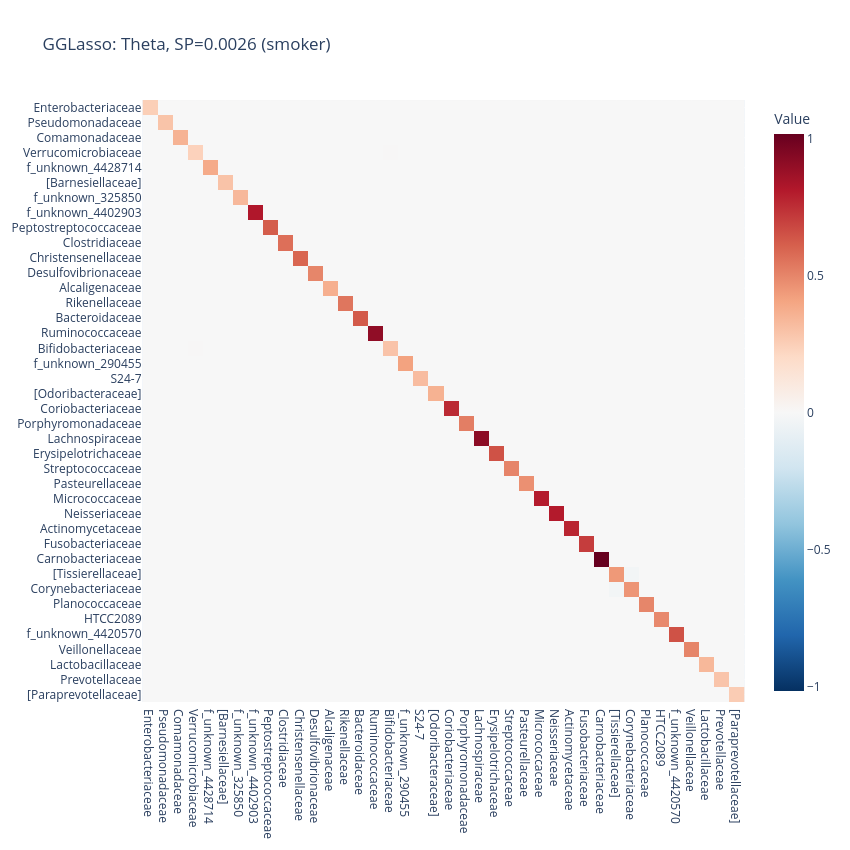
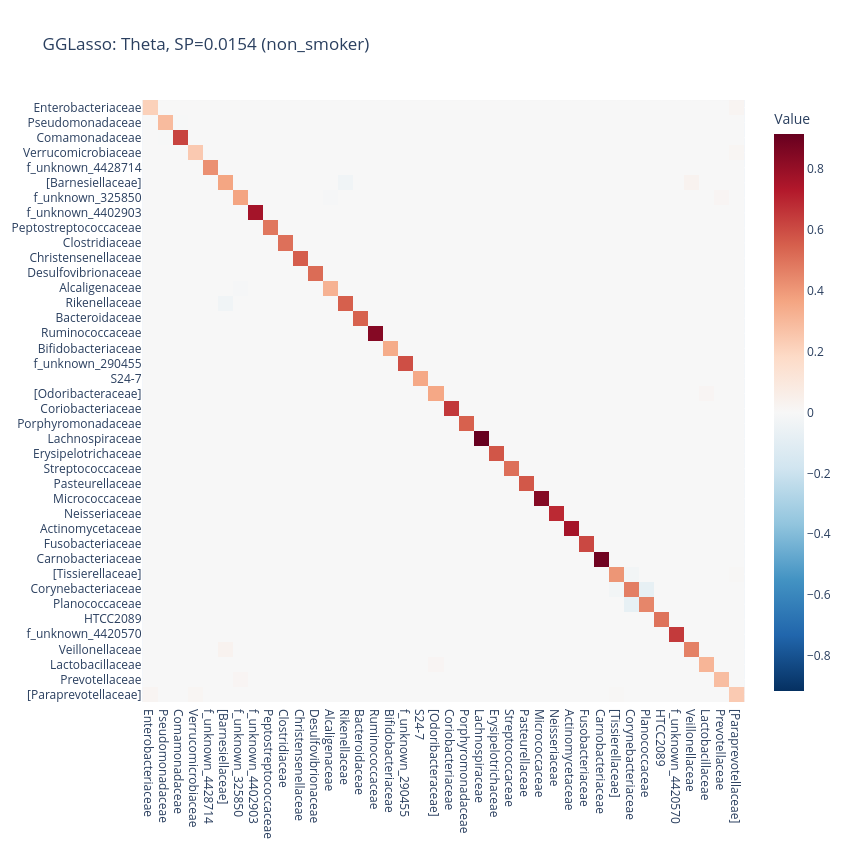

The notebook cell these images were saved under, in order:
### Markdown cell above
### Sparse part

### Code cell
selected_rank = 10

for case in ["smoker", "non_smoker"]:
    gg_Theta = pd.DataFrame(low_rank_dict[case][selected_rank]["refit"]["Theta"], index=family_names, columns=family_names)
    gg_Theta = gg_Theta.iloc[ordered_indices, ordered_indices]
    SP = np.round(sparsity(gg_Theta), 4)

    fig = px.imshow(gg_Theta,
                    color_continuous_scale='RdBu_r',
                    labels={'color': 'Value'},
                    title=f'GGLasso: Theta, SP={SP} ({case})',
                    color_continuous_midpoint=0)

    fig.update_layout(
        width=850,
        height=850,
        xaxis=dict(tickmode='array', tickvals=list(range(len(names_dict))), ticktext=[names_dict[idx] for idx in gg_Theta.index.map(int)]),
        yaxis=dict(tickmode='array', tickvals=list(range(len(names_dict))), ticktext=[names_dict[idx] for idx in gg_Theta.columns.map(int)])
    )

    fig.show()

    fig.write_image(f"plots/png/gg_sparse_part_{case}.png")
    fig.write_image(f"plots/pdf/gg_sparse_part_{case}.pdf")
    fig.write_image(f"plots/svg/gg_sparse_part_{case}.svg")
    fig.write_html(f"plots/html/gg_sparse_part_{case}.html")

### Figure 1 — Plotly figure (JSON) as saved in the notebook; plotly's stock layout.template omitted (floating-point values rounded to 4 significant figures; data arrays with more than 128 entries replaced by an {"elided": "..."} marker saying what was removed)
{"data": [{"coloraxis": "coloraxis", "hovertemplate": "x: %{x}<br>y: %{y}<br>Value: %{z}<extra></extra>", "name": "0", "type": "heatmap", "x": ["4448331", "1071450", "1117593", "4306262", "4428714", "175844", "325850", "4402903", "4409730", "4446320", "4402605", "359872", "841635", "4453609", "4468234", "4481131", "4347159", "290455", "177679", "4476877", "4481613", "4365130", "4457438", "4480861", "4425214", "4477696", "952003", "4396235", "12574", "4387092", "1696853", "505670", "1000986", "4446058", "710275", "4420570", "2829179", "128300", "4436552", "165118"], "xaxis": "x", "y": ["4448331", "1071450", "1117593", "4306262", "4428714", "175844", "325850", "4402903", "4409730", "4446320", "4402605", "359872", "841635", "4453609", "4468234", "4481131", "4347159", "290455", "177679", "4476877", "4481613", "4365130", "4457438", "4480861", "4425214", "4477696", "952003", "4396235", "12574", "4387092", "1696853", "505670", "1000986", "4446058", "710275", "4420570", "2829179", "128300", "4436552", "165118"], "yaxis": "y", "z": {"elided": "40x40 float values"}}], "layout": {"coloraxis": {"cmid": 0, "colorbar": {"title": {"text": "Value"}}, "colorscale": [[0, "rgb(5,48,97)"], [0.1, "rgb(33,102,172)"], [0.2, "rgb(67,147,195)"], [0.3, "rgb(146,197,222)"], [0.4, "rgb(209,229,240)"], [0.5, "rgb(247,247,247)"], [0.6, "rgb(253,219,199)"], [0.7, "rgb(244,165,130)"], [0.8, "rgb(214,96,77)"], [0.9, "rgb(178,24,43)"], [1, "rgb(103,0,31)"]]}, "height": 850, "title": {"text": "GGLasso: Theta, SP=0.0026 (smoker)"}, "width": 850, "xaxis": {"anchor": "y", "constrain": "domain", "domain": [0, 1], "scaleanchor": "y", "tickmode": "array", "ticktext": ["Enterobacteriaceae", "Pseudomonadaceae", "Comamonadaceae", "Verrucomicrobiaceae", "f_unknown_4428714", "[Barnesiellaceae]", "f_unknown_325850", "f_unknown_4402903", "Peptostreptococcaceae", "Clostridiaceae", "Christensenellaceae", "Desulfovibrionaceae", "Alcaligenaceae", "Rikenellaceae", "Bacteroidaceae", "Ruminococcaceae", "Bifidobacteriaceae", "f_unknown_290455", "S24-7", "[Odoribacteraceae]", "Coriobacteriaceae", "Porphyromonadaceae", "Lachnospiraceae", "Erysipelotrichaceae", "Streptococcaceae", "Pasteurellaceae", "Micrococcaceae", "Neisseriaceae", "Actinomycetaceae", "Fusobacteriaceae", "Carnobacteriaceae", "[Tissierellaceae]", "Corynebacteriaceae", "Planococcaceae", "HTCC2089", "f_unknown_4420570", "Veillonellaceae", "Lactobacillaceae", "Prevotellaceae", "[Paraprevotellaceae]"], "tickvals": [0, 1, 2, 3, 4, 5, 6, 7, 8, 9, 10, 11, 12, 13, 14, 15, 16, 17, 18, 19, 20, 21, 22, 23, 24, 25, 26, 27, 28, 29, 30, 31, 32, 33, 34, 35, 36, 37, 38, 39]}, "yaxis": {"anchor": "x", "autorange": "reversed", "constrain": "domain", "domain": [0, 1], "tickmode": "array", "ticktext": ["Enterobacteriaceae", "Pseudomonadaceae", "Comamonadaceae", "Verrucomicrobiaceae", "f_unknown_4428714", "[Barnesiellaceae]", "f_unknown_325850", "f_unknown_4402903", "Peptostreptococcaceae", "Clostridiaceae", "Christensenellaceae", "Desulfovibrionaceae", "Alcaligenaceae", "Rikenellaceae", "Bacteroidaceae", "Ruminococcaceae", "Bifidobacteriaceae", "f_unknown_290455", "S24-7", "[Odoribacteraceae]", "Coriobacteriaceae", "Porphyromonadaceae", "Lachnospiraceae", "Erysipelotrichaceae", "Streptococcaceae", "Pasteurellaceae", "Micrococcaceae", "Neisseriaceae", "Actinomycetaceae", "Fusobacteriaceae", "Carnobacteriaceae", "[Tissierellaceae]", "Corynebacteriaceae", "Planococcaceae", "HTCC2089", "f_unknown_4420570", "Veillonellaceae", "Lactobacillaceae", "Prevotellaceae", "[Paraprevotellaceae]"], "tickvals": [0, 1, 2, 3, 4, 5, 6, 7, 8, 9, 10, 11, 12, 13, 14, 15, 16, 17, 18, 19, 20, 21, 22, 23, 24, 25, 26, 27, 28, 29, 30, 31, 32, 33, 34, 35, 36, 37, 38, 39]}}}

### Figure 2 — Plotly figure (JSON) as saved in the notebook; plotly's stock layout.template omitted (floating-point values rounded to 4 significant figures; data arrays with more than 128 entries replaced by an {"elided": "..."} marker saying what was removed)
{"data": [{"coloraxis": "coloraxis", "hovertemplate": "x: %{x}<br>y: %{y}<br>Value: %{z}<extra></extra>", "name": "0", "type": "heatmap", "x": ["4448331", "1071450", "1117593", "4306262", "4428714", "175844", "325850", "4402903", "4409730", "4446320", "4402605", "359872", "841635", "4453609", "4468234", "4481131", "4347159", "290455", "177679", "4476877", "4481613", "4365130", "4457438", "4480861", "4425214", "4477696", "952003", "4396235", "12574", "4387092", "1696853", "505670", "1000986", "4446058", "710275", "4420570", "2829179", "128300", "4436552", "165118"], "xaxis": "x", "y": ["4448331", "1071450", "1117593", "4306262", "4428714", "175844", "325850", "4402903", "4409730", "4446320", "4402605", "359872", "841635", "4453609", "4468234", "4481131", "4347159", "290455", "177679", "4476877", "4481613", "4365130", "4457438", "4480861", "4425214", "4477696", "952003", "4396235", "12574", "4387092", "1696853", "505670", "1000986", "4446058", "710275", "4420570", "2829179", "128300", "4436552", "165118"], "yaxis": "y", "z": {"elided": "40x40 float values"}}], "layout": {"coloraxis": {"cmid": 0, "colorbar": {"title": {"text": "Value"}}, "colorscale": [[0, "rgb(5,48,97)"], [0.1, "rgb(33,102,172)"], [0.2, "rgb(67,147,195)"], [0.3, "rgb(146,197,222)"], [0.4, "rgb(209,229,240)"], [0.5, "rgb(247,247,247)"], [0.6, "rgb(253,219,199)"], [0.7, "rgb(244,165,130)"], [0.8, "rgb(214,96,77)"], [0.9, "rgb(178,24,43)"], [1, "rgb(103,0,31)"]]}, "height": 850, "title": {"text": "GGLasso: Theta, SP=0.0154 (non_smoker)"}, "width": 850, "xaxis": {"anchor": "y", "constrain": "domain", "domain": [0, 1], "scaleanchor": "y", "tickmode": "array", "ticktext": ["Enterobacteriaceae", "Pseudomonadaceae", "Comamonadaceae", "Verrucomicrobiaceae", "f_unknown_4428714", "[Barnesiellaceae]", "f_unknown_325850", "f_unknown_4402903", "Peptostreptococcaceae", "Clostridiaceae", "Christensenellaceae", "Desulfovibrionaceae", "Alcaligenaceae", "Rikenellaceae", "Bacteroidaceae", "Ruminococcaceae", "Bifidobacteriaceae", "f_unknown_290455", "S24-7", "[Odoribacteraceae]", "Coriobacteriaceae", "Porphyromonadaceae", "Lachnospiraceae", "Erysipelotrichaceae", "Streptococcaceae", "Pasteurellaceae", "Micrococcaceae", "Neisseriaceae", "Actinomycetaceae", "Fusobacteriaceae", "Carnobacteriaceae", "[Tissierellaceae]", "Corynebacteriaceae", "Planococcaceae", "HTCC2089", "f_unknown_4420570", "Veillonellaceae", "Lactobacillaceae", "Prevotellaceae", "[Paraprevotellaceae]"], "tickvals": [0, 1, 2, 3, 4, 5, 6, 7, 8, 9, 10, 11, 12, 13, 14, 15, 16, 17, 18, 19, 20, 21, 22, 23, 24, 25, 26, 27, 28, 29, 30, 31, 32, 33, 34, 35, 36, 37, 38, 39]}, "yaxis": {"anchor": "x", "autorange": "reversed", "constrain": "domain", "domain": [0, 1], "tickmode": "array", "ticktext": ["Enterobacteriaceae", "Pseudomonadaceae", "Comamonadaceae", "Verrucomicrobiaceae", "f_unknown_4428714", "[Barnesiellaceae]", "f_unknown_325850", "f_unknown_4402903", "Peptostreptococcaceae", "Clostridiaceae", "Christensenellaceae", "Desulfovibrionaceae", "Alcaligenaceae", "Rikenellaceae", "Bacteroidaceae", "Ruminococcaceae", "Bifidobacteriaceae", "f_unknown_290455", "S24-7", "[Odoribacteraceae]", "Coriobacteriaceae", "Porphyromonadaceae", "Lachnospiraceae", "Erysipelotrichaceae", "Streptococcaceae", "Pasteurellaceae", "Micrococcaceae", "Neisseriaceae", "Actinomycetaceae", "Fusobacteriaceae", "Carnobacteriaceae", "[Tissierellaceae]", "Corynebacteriaceae", "Planococcaceae", "HTCC2089", "f_unknown_4420570", "Veillonellaceae", "Lactobacillaceae", "Prevotellaceae", "[Paraprevotellaceae]"], "tickvals": [0, 1, 2, 3, 4, 5, 6, 7, 8, 9, 10, 11, 12, 13, 14, 15, 16, 17, 18, 19, 20, 21, 22, 23, 24, 25, 26, 27, 28, 29, 30, 31, 32, 33, 34, 35, 36, 37, 38, 39]}}}
